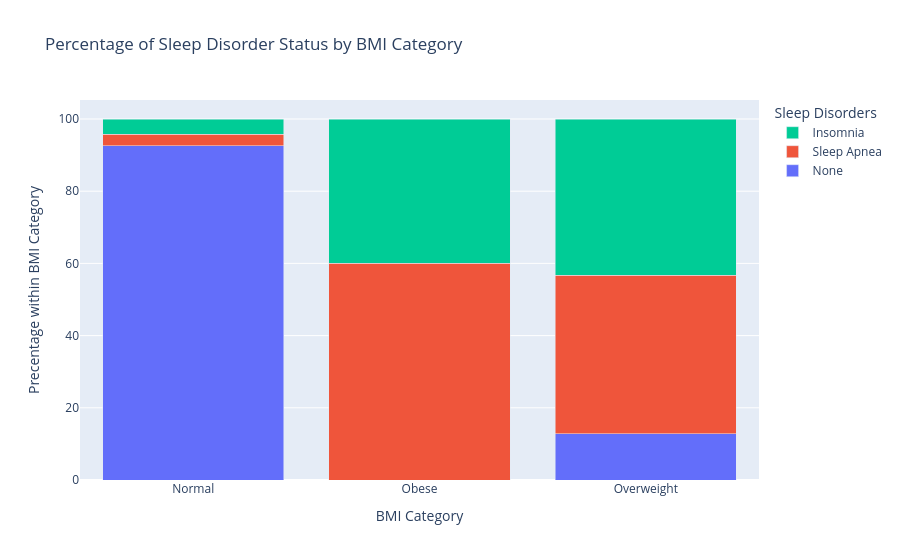

Notebook code for this chart:
### Code cell
#Create the figure
bmi_fig = go.Figure()


#Just like the scatter plot, iterate over the disorder list and plot bar graph
for disorder in sleep_disorders:
    bmi_fig.add_trace(go.Bar(
        x = bmi_sleep.index,
        y = bmi_sleep[disorder],
        name=disorder))

#Update and personalize the plot the graph as stacked
bmi_fig.update_layout(title="Percentage of Sleep Disorder Status by BMI Category",
       xaxis_title="BMI Category",
       yaxis_title="Precentage within BMI Category",
       barmode="stack",
       legend_title="Sleep Disorders")

bmi_fig.show()

### Figure 1 — Plotly figure (JSON) as saved in the notebook; plotly's stock layout.template omitted (floating-point values rounded to 4 significant figures)
{"data": [{"name": "None", "type": "bar", "x": ["Normal", "Obese", "Overweight"], "y": [92.59, 0.0, 12.84]}, {"name": "Sleep Apnea", "type": "bar", "x": ["Normal", "Obese", "Overweight"], "y": [3.24, 60.0, 43.92]}, {"name": "Insomnia", "type": "bar", "x": ["Normal", "Obese", "Overweight"], "y": [4.17, 40.0, 43.24]}], "layout": {"barmode": "stack", "legend": {"title": {"text": "Sleep Disorders"}}, "title": {"text": "Percentage of Sleep Disorder Status by BMI Category"}, "xaxis": {"title": {"text": "BMI Category"}}, "yaxis": {"title": {"text": "Precentage within BMI Category"}}}}
